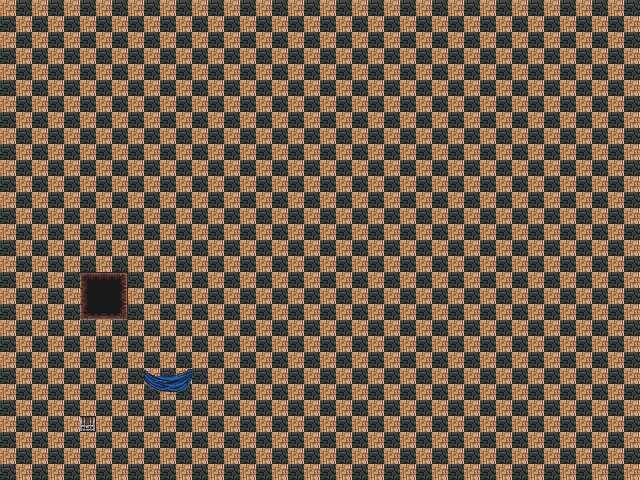

A level layout from a 2D game, rendered from its tile map. Below: a short description, then the map file with its tile-grid data intact:
An orthogonal 40x30 tile map with 16x16 px tiles, 2 tile layers (Camada de Blocos 1, Camada de Blocos 2).

<map version="1.10" tiledversion="1.10.0" orientation="orthogonal" renderorder="right-down" width="40" height="30" tilewidth="16" tileheight="16" infinite="0" nextlayerid="7" nextobjectid="1">
 <tileset firstgid="1" source="Castelo.tsx" />
 <layer id="1" name="Camada de Blocos 1" width="40" height="30">
  <data encoding="csv">
124,476,124,476,124,476,124,476,124,476,124,476,124,476,124,476,124,476,124,476,124,476,124,476,124,476,124,476,124,476,124,476,124,476,124,476,124,476,124,476,
476,124,476,124,476,124,476,124,476,124,476,124,476,124,476,124,476,124,476,124,476,124,476,124,476,124,476,124,476,124,476,124,476,124,476,124,476,124,476,124,
124,476,124,476,124,476,124,476,124,476,124,476,124,476,124,476,124,476,124,476,124,476,124,476,124,476,124,476,124,476,124,476,124,476,124,476,124,476,124,476,
476,124,476,124,476,124,476,124,476,124,476,124,476,124,476,124,476,124,476,124,476,124,476,124,476,124,476,124,476,124,476,124,476,124,476,124,476,124,476,124,
124,476,124,476,124,476,124,476,124,476,124,476,124,476,124,476,124,476,124,476,124,476,124,476,124,476,124,476,124,476,124,476,124,476,124,476,124,476,124,476,
476,124,476,124,476,124,476,124,476,124,476,124,476,124,476,124,476,124,476,124,476,124,476,124,476,124,476,124,476,124,476,124,476,124,476,124,476,124,476,124,
124,476,124,476,124,476,124,476,124,476,124,476,124,476,124,476,124,476,124,476,124,476,124,476,124,476,124,476,124,476,124,476,124,476,124,476,124,476,124,476,
476,124,476,124,476,124,476,124,476,124,476,124,476,124,476,124,476,124,476,124,476,124,476,124,476,124,476,124,476,124,476,124,476,124,476,124,476,124,476,124,
124,476,124,476,124,476,124,476,124,476,124,476,124,476,124,476,124,476,124,476,124,476,124,476,124,476,124,476,124,476,124,476,124,476,124,476,124,476,124,476,
476,124,476,124,476,124,476,124,476,124,476,124,476,124,476,124,476,124,476,124,476,124,476,124,476,124,476,124,476,124,476,124,476,124,476,124,476,124,476,124,
124,476,124,476,124,476,124,476,124,476,124,476,124,476,124,476,124,476,124,476,124,476,124,476,124,476,124,476,124,476,124,476,124,476,124,476,124,476,124,476,
476,124,476,124,476,124,476,124,476,124,476,124,476,124,476,124,476,124,476,124,476,124,476,124,476,124,476,124,476,124,476,124,476,124,476,124,476,124,476,124,
124,476,124,476,124,476,124,476,124,476,124,476,124,476,124,476,124,476,124,476,124,476,124,476,124,476,124,476,124,476,124,476,124,476,124,476,124,476,124,476,
476,124,476,124,476,124,476,124,476,124,476,124,476,124,476,124,476,124,476,124,476,124,476,124,476,124,476,124,476,124,476,124,476,124,476,124,476,124,476,124,
124,476,124,476,124,476,124,476,124,476,124,476,124,476,124,476,124,476,124,476,124,476,124,476,124,476,124,476,124,476,124,476,124,476,124,476,124,476,124,476,
476,124,476,124,476,124,476,124,476,124,476,124,476,124,476,124,476,124,476,124,476,124,476,124,476,124,476,124,476,124,476,124,476,124,476,124,476,124,476,124,
124,476,124,476,124,476,124,476,124,476,124,476,124,476,124,476,124,476,124,476,124,476,124,476,124,476,124,476,124,476,124,476,124,476,124,476,124,476,124,476,
476,124,476,124,476,100,101,102,476,124,476,124,476,124,476,124,476,124,476,124,476,124,476,124,476,124,476,124,476,124,476,124,476,124,476,124,476,124,476,124,
124,476,124,476,124,116,156,118,124,476,124,476,124,476,124,476,124,476,124,476,124,476,124,476,124,476,124,476,124,476,124,476,124,476,124,476,124,476,124,476,
476,124,476,124,476,132,133,134,476,124,476,124,476,124,476,124,476,124,476,124,476,124,476,124,476,124,476,124,476,124,476,124,476,124,476,124,476,124,476,124,
124,476,124,476,124,476,124,476,124,476,124,476,124,476,124,476,124,476,124,476,124,476,124,476,124,476,124,476,124,476,124,476,124,476,124,476,124,476,124,476,
476,124,476,124,476,124,476,124,476,124,476,124,476,124,476,124,476,124,476,124,476,124,476,124,476,124,476,124,476,124,476,124,476,124,476,124,476,124,476,124,
124,476,124,476,124,476,124,476,124,476,124,476,124,476,124,476,124,476,124,476,124,476,124,476,124,476,124,476,124,476,124,476,124,476,124,476,124,476,124,476,
476,124,476,124,476,124,476,124,476,124,476,124,476,124,476,124,476,124,476,124,476,124,476,124,476,124,476,124,476,124,476,124,476,124,476,124,476,124,476,124,
124,476,124,476,124,476,124,476,124,476,124,476,124,476,124,476,124,476,124,476,124,476,124,476,124,476,124,476,124,476,124,476,124,476,124,476,124,476,124,476,
476,124,476,124,476,124,476,124,476,124,476,124,476,124,476,124,476,124,476,124,476,124,476,124,476,124,476,124,476,124,476,124,476,124,476,124,476,124,476,124,
124,476,124,476,124,476,124,476,124,476,124,476,124,476,124,476,124,476,124,476,124,476,124,476,124,476,124,476,124,476,124,476,124,476,124,476,124,476,124,476,
476,124,476,124,476,124,476,124,476,124,476,124,476,124,476,124,476,124,476,124,476,124,476,124,476,124,476,124,476,124,476,124,476,124,476,124,476,124,476,124,
124,476,124,476,124,476,124,476,124,476,124,476,124,476,124,476,124,476,124,476,124,476,124,476,124,476,124,476,124,476,124,476,124,476,124,476,124,476,124,476,
476,124,476,124,476,124,476,124,476,124,476,124,476,124,476,124,476,124,476,124,476,124,476,124,476,124,476,124,476,124,476,124,476,124,476,124,476,124,476,124
</data>
 </layer>
 <objectgroup id="6" name="Camada de Objetos 1" />
 <layer id="5" name="Camada de Blocos 2" width="40" height="30">
  <data encoding="csv">
0,0,0,0,0,0,0,0,0,0,0,0,0,0,0,0,0,0,0,0,0,0,0,0,0,0,0,0,0,0,0,0,0,0,0,0,0,0,0,0,
0,0,0,0,0,0,0,0,0,0,0,0,0,0,0,0,0,0,0,0,0,0,0,0,0,0,0,0,0,0,0,0,0,0,0,0,0,0,0,0,
0,0,0,0,0,0,0,0,0,0,0,0,0,0,0,0,0,0,0,0,0,0,0,0,0,0,0,0,0,0,0,0,0,0,0,0,0,0,0,0,
0,0,0,0,0,0,0,0,0,0,0,0,0,0,0,0,0,0,0,0,0,0,0,0,0,0,0,0,0,0,0,0,0,0,0,0,0,0,0,0,
0,0,0,0,0,0,0,0,0,0,0,0,0,0,0,0,0,0,0,0,0,0,0,0,0,0,0,0,0,0,0,0,0,0,0,0,0,0,0,0,
0,0,0,0,0,0,0,0,0,0,0,0,0,0,0,0,0,0,0,0,0,0,0,0,0,0,0,0,0,0,0,0,0,0,0,0,0,0,0,0,
0,0,0,0,0,0,0,0,0,0,0,0,0,0,0,0,0,0,0,0,0,0,0,0,0,0,0,0,0,0,0,0,0,0,0,0,0,0,0,0,
0,0,0,0,0,0,0,0,0,0,0,0,0,0,0,0,0,0,0,0,0,0,0,0,0,0,0,0,0,0,0,0,0,0,0,0,0,0,0,0,
0,0,0,0,0,0,0,0,0,0,0,0,0,0,0,0,0,0,0,0,0,0,0,0,0,0,0,0,0,0,0,0,0,0,0,0,0,0,0,0,
0,0,0,0,0,0,0,0,0,0,0,0,0,0,0,0,0,0,0,0,0,0,0,0,0,0,0,0,0,0,0,0,0,0,0,0,0,0,0,0,
0,0,0,0,0,0,0,0,0,0,0,0,0,0,0,0,0,0,0,0,0,0,0,0,0,0,0,0,0,0,0,0,0,0,0,0,0,0,0,0,
0,0,0,0,0,0,0,0,0,0,0,0,0,0,0,0,0,0,0,0,0,0,0,0,0,0,0,0,0,0,0,0,0,0,0,0,0,0,0,0,
0,0,0,0,0,0,0,0,0,0,0,0,0,0,0,0,0,0,0,0,0,0,0,0,0,0,0,0,0,0,0,0,0,0,0,0,0,0,0,0,
0,0,0,0,0,0,0,0,0,0,0,0,0,0,0,0,0,0,0,0,0,0,0,0,0,0,0,0,0,0,0,0,0,0,0,0,0,0,0,0,
0,0,0,0,0,0,0,0,0,0,0,0,0,0,0,0,0,0,0,0,0,0,0,0,0,0,0,0,0,0,0,0,0,0,0,0,0,0,0,0,
0,0,0,0,0,0,0,0,0,0,0,0,0,0,0,0,0,0,0,0,0,0,0,0,0,0,0,0,0,0,0,0,0,0,0,0,0,0,0,0,
0,0,0,0,0,0,0,0,0,0,0,0,0,0,0,0,0,0,0,0,0,0,0,0,0,0,0,0,0,0,0,0,0,0,0,0,0,0,0,0,
0,0,0,0,0,0,0,0,0,0,0,0,0,0,0,0,0,0,0,0,0,0,0,0,0,0,0,0,0,0,0,0,0,0,0,0,0,0,0,0,
0,0,0,0,0,0,0,0,0,0,0,0,0,0,0,0,0,0,0,0,0,0,0,0,0,0,0,0,0,0,0,0,0,0,0,0,0,0,0,0,
0,0,0,0,0,0,0,0,0,0,0,0,0,0,0,0,0,0,0,0,0,0,0,0,0,0,0,0,0,0,0,0,0,0,0,0,0,0,0,0,
0,0,0,0,0,0,0,0,0,0,0,0,0,0,0,0,0,0,0,0,0,0,0,0,0,0,0,0,0,0,0,0,0,0,0,0,0,0,0,0,
0,0,0,0,0,0,0,0,0,0,0,0,0,0,0,0,0,0,0,0,0,0,0,0,0,0,0,0,0,0,0,0,0,0,0,0,0,0,0,0,
0,0,0,0,0,0,0,0,0,0,0,0,0,0,0,0,0,0,0,0,0,0,0,0,0,0,0,0,0,0,0,0,0,0,0,0,0,0,0,0,
0,0,0,0,0,0,0,0,0,57,58,59,0,0,0,0,0,0,0,0,0,0,0,0,0,0,0,0,0,0,0,0,0,0,0,0,0,0,0,0,
0,0,0,0,0,0,0,0,0,73,74,75,0,0,0,0,0,0,0,0,0,0,0,0,0,0,0,0,0,0,0,0,0,0,0,0,0,0,0,0,
0,0,0,0,0,0,0,0,0,0,0,0,0,0,0,0,0,0,0,0,0,0,0,0,0,0,0,0,0,0,0,0,0,0,0,0,0,0,0,0,
0,0,0,0,0,3,0,0,0,0,0,0,0,0,0,0,0,0,0,0,0,0,0,0,0,0,0,0,0,0,0,0,0,0,0,0,0,0,0,0,
0,0,0,0,0,0,0,0,0,0,0,0,0,0,0,0,0,0,0,0,0,0,0,0,0,0,0,0,0,0,0,0,0,0,0,0,0,0,0,0,
0,0,0,0,0,0,0,0,0,0,0,0,0,0,0,0,0,0,0,0,0,0,0,0,0,0,0,0,0,0,0,0,0,0,0,0,0,0,0,0,
0,0,0,0,0,0,0,0,0,0,0,0,0,0,0,0,0,0,0,0,0,0,0,0,0,0,0,0,0,0,0,0,0,0,0,0,0,0,0,0
</data>
 </layer>
</map>
